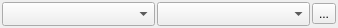
<?xml version="1.0" encoding="UTF-8"?>
<ui version="4.0">
 <class>VariableEditorWidget</class>
 <widget class="QWidget" name="VariableEditorWidget">
  <property name="geometry">
   <rect>
    <x>0</x>
    <y>0</y>
    <width>338</width>
    <height>28</height>
   </rect>
  </property>
  <property name="windowTitle">
   <string>Form</string>
  </property>
  <property name="autoFillBackground">
   <bool>true</bool>
  </property>
  <layout class="QHBoxLayout" name="horizontalLayout">
   <property name="spacing">
    <number>2</number>
   </property>
   <property name="leftMargin">
    <number>2</number>
   </property>
   <property name="topMargin">
    <number>1</number>
   </property>
   <property name="rightMargin">
    <number>2</number>
   </property>
   <property name="bottomMargin">
    <number>1</number>
   </property>
   <item>
    <widget class="QComboBox" name="comboBox">
     <property name="sizeAdjustPolicy">
      <enum>QComboBox::AdjustToMinimumContentsLengthWithIcon</enum>
     </property>
    </widget>
   </item>
   <item>
    <widget class="QComboBox" name="classComboBox">
     <property name="sizeAdjustPolicy">
      <enum>QComboBox::AdjustToMinimumContentsLengthWithIcon</enum>
     </property>
    </widget>
   </item>
   <item>
    <widget class="QToolButton" name="toolButton">
     <property name="text">
      <string>...</string>
     </property>
     <property name="icon">
      <iconset resource="../resources.qrc">
       <normaloff>:/Data/Images/DefaultIcon/enter.png</normaloff>:/Data/Images/DefaultIcon/enter.png</iconset>
     </property>
    </widget>
   </item>
  </layout>
 </widget>
 <resources>
  <include location="../resources.qrc"/>
 </resources>
 <connections>
  <connection>
   <sender>toolButton</sender>
   <signal>clicked()</signal>
   <receiver>VariableEditorWidget</receiver>
   <slot>confirmChanges()</slot>
   <hints>
    <hint type="sourcelabel">
     <x>328</x>
     <y>11</y>
    </hint>
    <hint type="destinationlabel">
     <x>314</x>
     <y>1</y>
    </hint>
   </hints>
  </connection>
 </connections>
 <slots>
  <slot>confirmChanges()</slot>
 </slots>
</ui>
